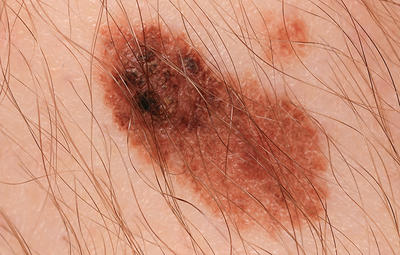
%> input picture Susana/MATLAB/hair.jpg, 400 x 255 px
$ octave --eval "result = filter('hair.jpg');"   (GNU Octave 9; MATLAB toolbox functions it lacks are replaced by stand-ins)
%> lines starting %> are read from the running program, lines starting %| are printed output that depends on the picture; in (x1, y1, x2, y2) boxes, pixels count from 0 and x2, y2 are one past the last pixel; in counts of white or black regions, pixels touching at a corner belong together; the program's own positions count from 1
%mitt f鰎slag 1

function result = filter(image)
%> called with image = 'hair.jpg'

Originalet = imread(image);
%> Originalet is the input picture: size 255x400x3 uint8; mean R, G, B 203.4, 141.5, 117.1
Original = rgb2gray(Originalet);

median = medfilt2(uint8(Original));
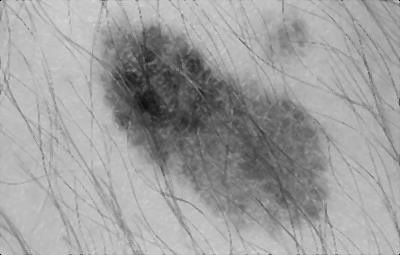
%> median: size 255x400 uint8; min 0, max 211, mean 157.9

ball = offsetstrel('ball',3,3);
eroded = imerode(median,ball);
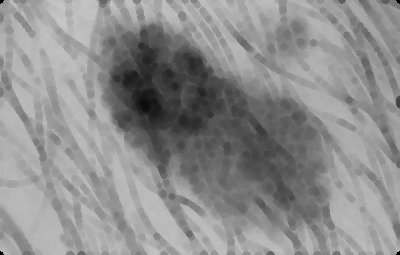
%> eroded: size 255x400 uint8; min 0, max 198, mean 141.4

gaussian = imgaussfilt(eroded,1);

badlight = im2double(gaussian);

se = strel('diamond', 15);

lightok = imdivide(badlight,imclose(badlight,se));
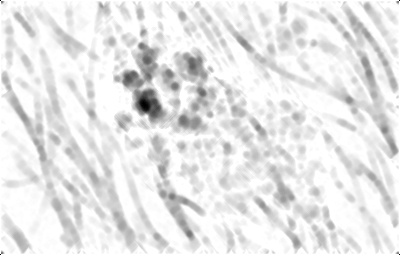
%> lightok: size 255x400 double; 0% of the values are NaN or infinite; the others: min 0.231, max 1, mean 0.93; drawn with min black, max white, NaN and infinite black

contrasty = imadjust(lightok);
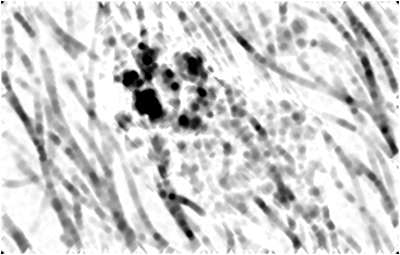
%> contrasty: size 255x400 double; min 0, max 1, mean 0.813

sep = strel('octagon',3);
close = imclose(contrasty,sep);
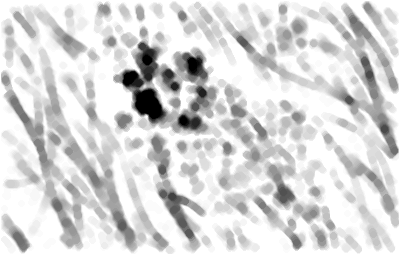
%> close: size 255x400 double; min 0, max 1, mean 0.847

binary = imbinarize(close, 0.95);
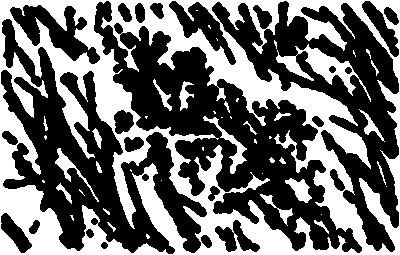
%> binary: size 255x400 logical; 41.8% white; 47 white regions (23 under 20 px), largest, box (x1, y1, x2, y2) and area: (0, 0, 400, 255) 38541, (276, 44, 371, 102) 1388, (203, 116, 247, 174) 458

invert = imcomplement(binary);

removespeckle = bwareaopen(invert, 1000);
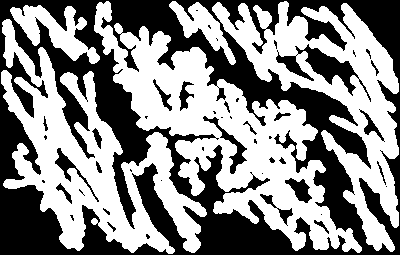
%> removespeckle: size 255x400 logical; 54.3% white; 47 black regions (23 under 20 px), largest, box (x1, y1, x2, y2) and area: (0, 0, 400, 255) 42446, (276, 44, 371, 102) 1462, (203, 116, 247, 174) 458

result = removespeckle;

imshow(removespeckle, [1 1 1; 0 0 1])
end

$ run again, on Susana/MATLAB/hair1.jpg
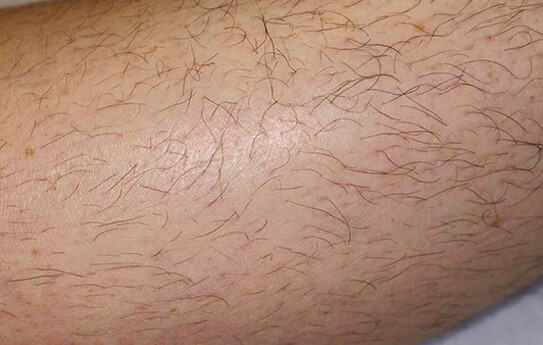
%> input picture Susana/MATLAB/hair1.jpg, 543 x 345 px
%> in filter, Originalet is the input picture: size 345x543x3 uint8; mean R, G, B 176.1, 138.7, 119
%> in filter, `binary = imbinarize(close, 0.95);`:
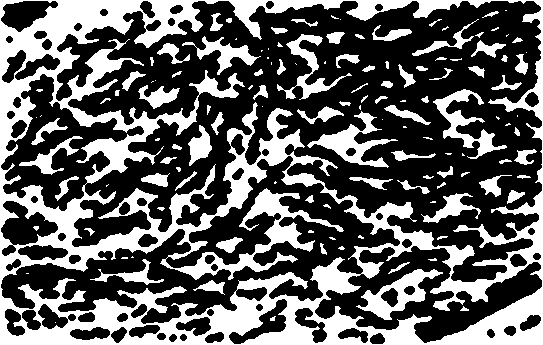
%> binary: size 345x543 logical; 37.5% white; 132 white regions (48 under 20 px), largest, box (x1, y1, x2, y2) and area: (0, 0, 543, 345) 53684, (307, 111, 398, 168) 1514, (356, 269, 443, 320) 1492
%> in filter, `removespeckle = bwareaopen(invert, 1000);`:
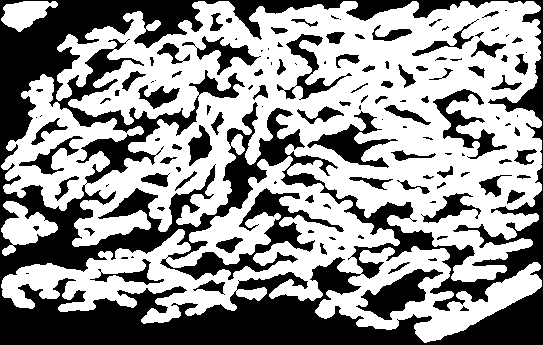
%> removespeckle: size 345x543 logical; 57.7% white; 130 black regions (47 under 20 px), largest, box (x1, y1, x2, y2) and area: (0, 0, 543, 345) 62350, (356, 269, 443, 320) 1777, (307, 111, 398, 168) 1576

$ run again, on Susana/MATLAB/hand.jpg
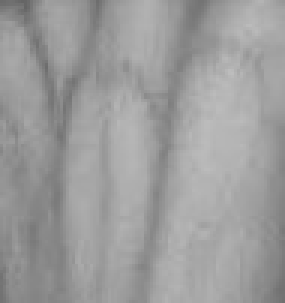
%> input picture Susana/MATLAB/hand.jpg, 95 x 101 px (shown 3 times larger)
%> in filter, Originalet is the input picture: size 101x95x3 uint8; min 101, max 189, mean 156.4
%> in filter, `binary = imbinarize(close, 0.95);`:
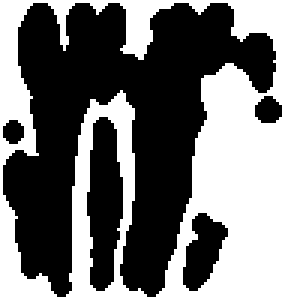
%> binary: size 101x95 logical (shown 3 times larger); 44.4% white; 1 white region, box (x1, y1, x2, y2) and area: (0, 0, 95, 101) 4259
%> in filter, `removespeckle = bwareaopen(invert, 1000);`:
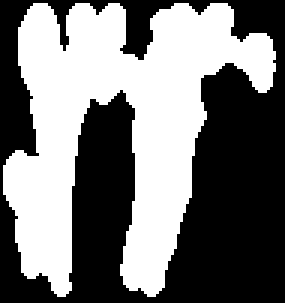
%> removespeckle: size 101x95 logical (shown 3 times larger); 46.6% white; 1 white region, box (x1, y1, x2, y2) and area: (1, 1, 92, 99) 4476
